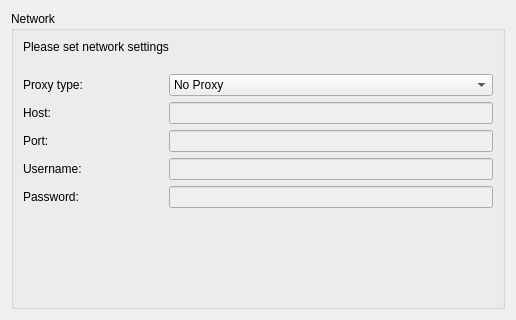
        <widget class="QWidget" native="1" name="widgetFirstStartup3" >
         <property name="geometry" >
          <rect>
           <x>-1</x>
           <y>0</y>
           <width>510</width>
           <height>320</height>
          </rect>
         </property>
         <property name="autoFillBackground" >
          <bool>true</bool>
         </property>
         <layout class="QVBoxLayout" >
          <item>
           <widget class="QGroupBox" name="groupBox_9" >
            <property name="autoFillBackground" >
             <bool>false</bool>
            </property>
            <property name="title" >
             <string>Network</string>
            </property>
            <layout class="QVBoxLayout" >
             <item>
              <widget class="QLabel" name="label_9" >
               <property name="text" >
                <string>Please set network settings
</string>
               </property>
              </widget>
             </item>
             <item>
              <widget class="QWidget" native="1" name="widget_30" >
               <layout class="QHBoxLayout" >
                <property name="leftMargin" >
                 <number>0</number>
                </property>
                <property name="topMargin" >
                 <number>0</number>
                </property>
                <property name="rightMargin" >
                 <number>0</number>
                </property>
                <property name="bottomMargin" >
                 <number>0</number>
                </property>
                <item>
                 <widget class="QLabel" name="label_30" >
                  <property name="minimumSize" >
                   <size>
                    <width>140</width>
                    <height>0</height>
                   </size>
                  </property>
                  <property name="maximumSize" >
                   <size>
                    <width>140</width>
                    <height>16777215</height>
                   </size>
                  </property>
                  <property name="text" >
                   <string>Proxy type:</string>
                  </property>
                 </widget>
                </item>
                <item>
                 <widget class="QComboBox" name="comboProxyType" >
                  <item>
                   <property name="text" >
                    <string>No Proxy</string>
                   </property>
                  </item>
                  <item>
                   <property name="text" >
                    <string>HTTP</string>
                   </property>
                  </item>
                  <item>
                   <property name="text" >
                    <string>Socks v5</string>
                   </property>
                  </item>
                 </widget>
                </item>
               </layout>
              </widget>
             </item>
             <item>
              <widget class="QWidget" native="1" name="widget_23" >
               <layout class="QHBoxLayout" >
                <property name="leftMargin" >
                 <number>0</number>
                </property>
                <property name="topMargin" >
                 <number>0</number>
                </property>
                <property name="rightMargin" >
                 <number>0</number>
                </property>
                <property name="bottomMargin" >
                 <number>0</number>
                </property>
                <item>
                 <widget class="QLabel" name="label_28" >
                  <property name="minimumSize" >
                   <size>
                    <width>140</width>
                    <height>0</height>
                   </size>
                  </property>
                  <property name="maximumSize" >
                   <size>
                    <width>140</width>
                    <height>16777215</height>
                   </size>
                  </property>
                  <property name="text" >
                   <string>Host:</string>
                  </property>
                 </widget>
                </item>
                <item>
                 <widget class="QLineEdit" name="txtProxyHost" >
                  <property name="enabled" >
                   <bool>false</bool>
                  </property>
                  <property name="inputMask" >
                   <string/>
                  </property>
                 </widget>
                </item>
               </layout>
              </widget>
             </item>
             <item>
              <widget class="QWidget" native="1" name="widget_32" >
               <layout class="QHBoxLayout" >
                <property name="leftMargin" >
                 <number>0</number>
                </property>
                <property name="topMargin" >
                 <number>0</number>
                </property>
                <property name="rightMargin" >
                 <number>0</number>
                </property>
                <property name="bottomMargin" >
                 <number>0</number>
                </property>
                <item>
                 <widget class="QLabel" name="label_32" >
                  <property name="minimumSize" >
                   <size>
                    <width>140</width>
                    <height>0</height>
                   </size>
                  </property>
                  <property name="maximumSize" >
                   <size>
                    <width>140</width>
                    <height>16777215</height>
                   </size>
                  </property>
                  <property name="text" >
                   <string>Port:</string>
                  </property>
                 </widget>
                </item>
                <item>
                 <widget class="QLineEdit" name="txtProxyPort" >
                  <property name="enabled" >
                   <bool>false</bool>
                  </property>
                  <property name="inputMask" >
                   <string>0000000000; </string>
                  </property>
                 </widget>
                </item>
               </layout>
              </widget>
             </item>
             <item>
              <widget class="QWidget" native="1" name="widget_29" >
               <layout class="QHBoxLayout" >
                <property name="leftMargin" >
                 <number>0</number>
                </property>
                <property name="topMargin" >
                 <number>0</number>
                </property>
                <property name="rightMargin" >
                 <number>0</number>
                </property>
                <property name="bottomMargin" >
                 <number>0</number>
                </property>
                <item>
                 <widget class="QLabel" name="label_29" >
                  <property name="minimumSize" >
                   <size>
                    <width>140</width>
                    <height>0</height>
                   </size>
                  </property>
                  <property name="maximumSize" >
                   <size>
                    <width>140</width>
                    <height>16777215</height>
                   </size>
                  </property>
                  <property name="text" >
                   <string>Username:</string>
                  </property>
                 </widget>
                </item>
                <item>
                 <widget class="QLineEdit" name="txtProxyUser" >
                  <property name="enabled" >
                   <bool>false</bool>
                  </property>
                 </widget>
                </item>
               </layout>
              </widget>
             </item>
             <item>
              <widget class="QWidget" native="1" name="widget_31" >
               <layout class="QHBoxLayout" >
                <property name="leftMargin" >
                 <number>0</number>
                </property>
                <property name="topMargin" >
                 <number>0</number>
                </property>
                <property name="rightMargin" >
                 <number>0</number>
                </property>
                <property name="bottomMargin" >
                 <number>0</number>
                </property>
                <item>
                 <widget class="QLabel" name="label_31" >
                  <property name="minimumSize" >
                   <size>
                    <width>140</width>
                    <height>0</height>
                   </size>
                  </property>
                  <property name="maximumSize" >
                   <size>
                    <width>140</width>
                    <height>16777215</height>
                   </size>
                  </property>
                  <property name="text" >
                   <string>Password:</string>
                  </property>
                 </widget>
                </item>
                <item>
                 <widget class="QLineEdit" name="txtProxyPass" >
                  <property name="enabled" >
                   <bool>false</bool>
                  </property>
                 </widget>
                </item>
               </layout>
              </widget>
             </item>
             <item>
              <spacer>
               <property name="orientation" >
                <enum>Qt::Vertical</enum>
               </property>
               <property name="sizeHint" >
                <size>
                 <width>470</width>
                 <height>21</height>
                </size>
               </property>
              </spacer>
             </item>
            </layout>
           </widget>
          </item>
         </layout>
        </widget>
